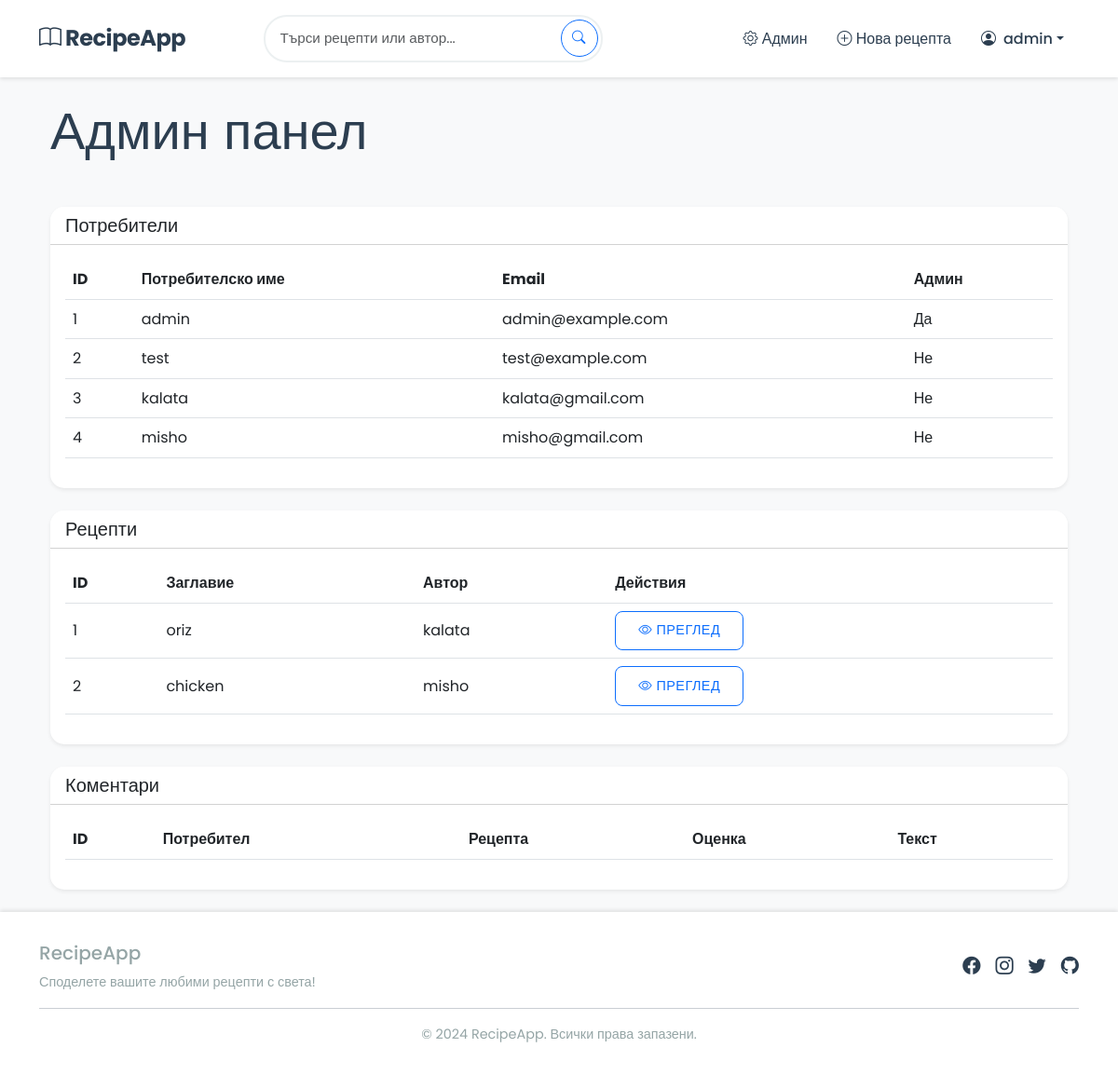
The page /admin (signed in) on the database its author committed.
### app.py (models this page shows, shortened)
class User(db.Model):
    id = db.Column(db.Integer, primary_key=True)
    username = db.Column(db.String(80), unique=True, nullable=False)
    email = db.Column(db.String(120), unique=True, nullable=False)
    password_hash = db.Column(db.String(128))
    profile_picture = db.Column(db.String(200))
    is_admin = db.Column(db.Boolean, default=False)
    recipes = db.relationship('Recipe', backref='author', lazy=True)
    comments = db.relationship('Comment', backref='author', lazy=True)
    favorites = db.relationship('Favorite', backref='user', lazy=True)
    @property
    def is_authenticated(self):
        return True

class Recipe(db.Model):
    id = db.Column(db.Integer, primary_key=True)
    title = db.Column(db.String(100), nullable=False)
    description = db.Column(db.Text, nullable=False)
    ingredients = db.Column(db.Text, nullable=False)
    instructions = db.Column(db.Text, nullable=False)
    image = db.Column(db.String(200))
    cooking_time = db.Column(db.Integer)  # in minutes
    created_at = db.Column(db.DateTime, default=datetime.utcnow)
    user_id = db.Column(db.Integer, db.ForeignKey('user.id'), nullable=False)
    comments = db.relationship('Comment', backref='recipe', lazy=True)
    favorites = db.relationship('Favorite', backref='recipe', lazy=True)

### app.py (the view)
@app.route('/admin')
@login_required
def admin_panel():
    if not current_user.is_admin:
        abort(403)
    users = User.query.all()
    recipes = Recipe.query.all()
    comments = Comment.query.all()
    return render_template('admin.html', users=users, recipes=recipes, comments=comments)

### app.py (called while the page is built)
@login_manager.user_loader
def load_user(user_id):
    return User.query.get(int(user_id))

### templates/admin.html (shortened to what this page needs)
{% extends "base.html" %}
{% block content %}
<div class="container">
    <div class="row mb-4">
        <div class="col">
            <h1 class="display-4 mb-4">Админ панел</h1>
        </div>
    </div>
    <div class="row">
        <div class="col-12 mb-4">
            <div class="card shadow-sm">
                <div class="card-header bg-white">
                    <h2 class="h5 mb-0">Потребители</h2>
                </div>
                <div class="card-body">
                    <div class="table-responsive">
                        <table class="table table-hover align-middle">
                            <thead>
                                <tr>
                                    <th>ID</th>
                                    <th>Потребителско име</th>
                                    <th>Email</th>
                                    <th>Админ</th>
                                </tr>
                            </thead>
                            <tbody>
                                {% for user in users %}
                                <tr>
                                    <td>{{ user.id }}</td>
                                    <td>{{ user.username }}</td>
                                    <td>{{ user.email }}</td>
                                    <td>{{ 'Да' if user.is_admin else 'Не' }}</td>
                                </tr>
                                {% endfor %}
                            </tbody>
                        </table>
                    </div>
                </div>
            </div>
        </div>
        <div class="col-12 mb-4">
            <div class="card shadow-sm">
                <div class="card-header bg-white">
                    <h2 class="h5 mb-0">Рецепти</h2>
                </div>
                <div class="card-body">
                    <div class="table-responsive">
                        <table class="table table-hover align-middle">
                            <thead>
                                <tr>
                                    <th>ID</th>
                                    <th>Заглавие</th>
                                    <th>Автор</th>
                                    <th>Действия</th>
                                </tr>
                            </thead>
                            <tbody>
                                {% for recipe in recipes %}
                                <tr>
                                    <td>{{ recipe.id }}</td>
                                    <td>{{ recipe.title }}</td>
                                    <td>{{ recipe.author.username }}</td>
                                    <td>
                                        <a href="{{ url_for('recipe_detail', recipe_id=recipe.id) }}" class="btn btn-sm btn-outline-primary">
                                            <i class="bi bi-eye"></i> Преглед
                                        </a>
                                    </td>
                                </tr>
                                {% endfor %}
                            </tbody>
                        </table>
                    </div>
                </div>
            </div>
        </div>
        <div class="col-12">
            <div class="card shadow-sm">
                <div class="card-header bg-white">
                    <h2 class="h5 mb-0">Коментари</h2>
                </div>
                <div class="card-body">
                    <div class="table-responsive">
                        <table class="table table-hover align-middle">
                            <thead>
                                <tr>
                                    <th>ID</th>
                                    <th>Потребител</th>
                                    <th>Рецепта</th>
                                    <th>Оценка</th>
                                    <th>Текст</th>
                                </tr>
                            </thead>
                        </table>
                    </div>
                </div>
            </div>
        </div>
    </div>
</div>
{% endblock %}

### templates/base.html (shortened to what this page needs)
<!DOCTYPE html>
<html lang="bg">
<head>
    <link rel="stylesheet" href="https://cdn.jsdelivr.net/npm/bootstrap@5.3.0/dist/css/bootstrap.min.css">
    <link rel="stylesheet" href="https://cdn.jsdelivr.net/npm/bootstrap-icons@1.7.2/font/bootstrap-icons.css">
    <link rel="stylesheet" href="{{ url_for('static', filename='css/style.css') }}">
</head>
<body>
    <nav class="navbar navbar-expand-lg navbar-light">
        <div class="container">
            <a class="navbar-brand" href="{{ url_for('index') }}">
                <i class="bi bi-book"></i> RecipeApp
            </a>
            <div class="collapse navbar-collapse" id="navbarNav">
                <form class="d-flex me-auto search-container" method="get" action="{{ url_for('index') }}">
                    <input class="form-control" type="search" name="q" placeholder="Търси рецепти или автор..." value="{{ search_query or '' }}">
                    <button class="btn btn-outline-primary" type="submit">
                        <i class="bi bi-search"></i>
                    </button>
                </form>
                <ul class="navbar-nav ms-auto">
                    {% if current_user.is_authenticated %}
                        {% if current_user.is_admin %}
                            <li class="nav-item">
                                <a class="nav-link" href="{{ url_for('admin_panel') }}">
                                    <i class="bi bi-gear"></i> Админ
                                </a>
                            </li>
                        {% endif %}
                        <li class="nav-item">
                            <a class="nav-link" href="{{ url_for('add_recipe') }}">
                                <i class="bi bi-plus-circle"></i> Нова рецепта
                            </a>
                        </li>
                        <li class="nav-item dropdown">
                            <a class="nav-link dropdown-toggle d-flex align-items-center" href="#" role="button" data-bs-toggle="dropdown">
                                {% if current_user.profile_picture %}
                                    <img src="{{ url_for('static', filename='profile_pics/' ~ current_user.profile_picture) }}"
                                         alt="Profile" class="rounded-circle me-2" width="32" height="32">
                                {% else %}
                                    <i class="bi bi-person-circle me-2"></i>
                                {% endif %}
                                {{ current_user.username }}
                            </a>
                        </li>
                    {% endif %}
                </ul>
            </div>
        </div>
    </nav>
    <main class="container py-4">
        {% block content %}{% endblock %}
    </main>
    <footer class="footer">
        <div class="container">
            <div class="footer-content">
                <div class="footer-text">
                    <h5 class="mb-2">RecipeApp</h5>
                    <p class="mb-0">Споделете вашите любими рецепти с света!</p>
                </div>
                <div class="social-links">
                    <a href="#" target="_blank"><i class="bi bi-facebook"></i></a>
                    <a href="#" target="_blank"><i class="bi bi-instagram"></i></a>
                    <a href="#" target="_blank"><i class="bi bi-twitter"></i></a>
                    <a href="#" target="_blank"><i class="bi bi-github"></i></a>
                </div>
            </div>
            <hr class="my-3">
            <div class="text-center">
                <p class="footer-text mb-0">&copy; 2024 RecipeApp. Всички права запазени.</p>
            </div>
        </div>
    </footer>
</body>
</html>

### static/css/style.css (style rules this page uses)
:root { --primary-color: #2c3e50; --secondary-color: #e74c3c; --accent-color: #3498db; --background-color: #f8f9fa; --text-color: #2c3e50; --card-shadow: 0 4px 6px rgba(0, 0, 0, 0.1); --hover-shadow: 0 6px 12px rgba(0, 0, 0, 0.15); --success-color: #2ecc71; --warning-color: #f1c40f; --danger-color: #e74c3c; --gray-color: #95a5a6; --light-gray: #ecf0f1; }
body { font-family: 'Poppins', sans-serif; background-color: var(--background-color); color: var(--text-color); line-height: 1.6; min-height: 100vh; display: flex; flex-direction: column; }
.navbar { background-color: white !important; box-shadow: 0 2px 4px rgba(0, 0, 0, 0.1); padding: 1rem 0; position: sticky; top: 0; z-index: 1000; }
.navbar-brand { font-weight: 700; color: var(--primary-color) !important; font-size: 1.5rem; letter-spacing: -0.5px; }
.nav-link { color: var(--primary-color) !important; font-weight: 500; transition: all 0.3s ease; padding: 0.5rem 1rem !important; border-radius: 5px; }
.card { border: none; border-radius: 15px; box-shadow: var(--card-shadow); transition: all 0.3s ease; overflow: hidden; background-color: white; height: 100%; }
.btn { border-radius: 8px; padding: 0.6rem 1.5rem; font-weight: 500; transition: all 0.3s ease; text-transform: uppercase; font-size: 0.9rem; letter-spacing: 0.5px; }
.form-control { border-radius: 8px; border: 2px solid var(--light-gray); padding: 0.75rem 1rem; transition: all 0.3s ease; font-size: 0.95rem; }
.search-container { position: relative; max-width: 500px; margin: 0 auto; }
.search-container .form-control { padding-right: 50px; border-radius: 25px; background-color: white; }
.search-container .btn { position: absolute; right: 5px; top: 50%; transform: translateY(-50%); border-radius: 50%; width: 40px; height: 40px; padding: 0; display: flex; align-items: center; justify-content: center; }
.footer { background-color: white; padding: 2rem 0; margin-top: auto; box-shadow: 0 -2px 4px rgba(0, 0, 0, 0.1); }
.footer-content { display: flex; justify-content: space-between; align-items: center; }
.footer-text { color: var(--gray-color); font-size: 0.9rem; }
.social-links { display: flex; gap: 1rem; }
.social-links a { color: var(--primary-color); font-size: 1.2rem; transition: color 0.3s ease; }

### rows shown on the page
User: username "admin", id "1", email "admin@example.com", is_admin "Да"
User: id "2", username "test", email "test@example.com", is_admin "Не"
User: id "3", username "kalata", email "kalata@gmail.com", is_admin "Не"
User: id "4", username "misho", email "misho@gmail.com", is_admin "Не"
Recipe: id "1", title "oriz", author.username "kalata"
Recipe: id "2", title "chicken", author.username "misho"
